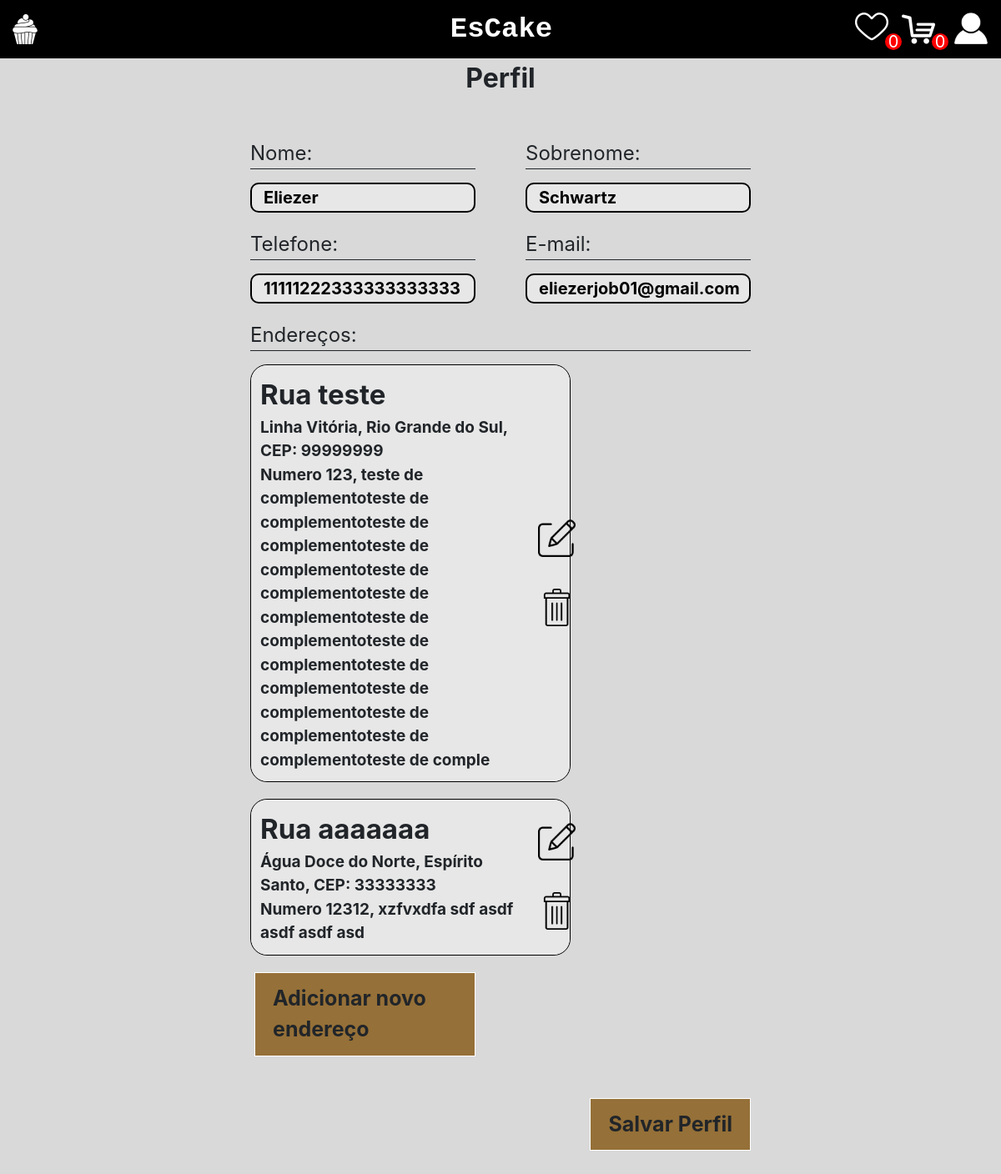
Screenshot of /perfil/ (signed in) with the database file from the repository.
### login/models.py (models this page shows)
class CustomUser(AbstractUser):
    sobrenome = models.CharField(max_length=255)
    telefone = models.CharField(max_length=20)

### perfil/models.py (models this page shows)
class Endereco(models.Model):
    ESTADOS_CHOICES = [
        ('12', 'Acre'),
        ('27', 'Alagoas'),
        ('16', 'Amapá'),
        ('13', 'Amazonas'),
        ('29', 'Bahia'),
        ('23', 'Ceará'),
        ('53', 'Distrito Federal'),
        ('32', 'Espírito Santo'),
        ('52', 'Goiás'),
        ('21', 'Maranhão'),
        ('51', 'Mato Grosso'),
        ('50', 'Mato Grosso do Sul'),
        ('31', 'Minas Gerais'),
        ('15', 'Pará'),
        ('25', 'Paraíba'),
        ('41', 'Paraná'),
        ('26', 'Pernambuco'),
        ('22', 'Piauí'),
        ('33', 'Rio de Janeiro'),
        ('24', 'Rio Grande do Norte'),
        ('43', 'Rio Grande do Sul'),
        ('11', 'Rondônia'),
        ('14', 'Roraima'),
        ('42', 'Santa Catarina'),
        ('35', 'São Paulo'),
        ('28', 'Sergipe'),
        ('17', 'Tocantins')
    ]
    rua = models.CharField(max_length=255)
    numero = models.IntegerField()
    cep = models.CharField(max_length=8)
    estado = models.CharField(max_length=2, choices=ESTADOS_CHOICES)
    cidade = models.CharField(max_length=255)
    complemento = models.CharField(max_length=255, blank=True)
    user = models.ForeignKey(CustomUser, on_delete=models.CASCADE, null=True)

### perfil/views.py (the view)
# urls.py: path('perfil/', include('perfil.urls')),
def perfil(request):
    user = CustomUser.objects.filter(email=request.user.email).first()
    if user:
        enderecos = user.endereco_set.all()
    return render(request, 'perfil.html', {'perfil': user, 'enderecos': enderecos})

### context_processors.py (called while the page is built)
def qtd_favorite(request):
    qtd_favorite=0
    if request.user.is_authenticated:
        favoritos = Favorito.objects.filter(ClienteCodigo=request.user)
        qtd_favorite = len(favoritos)
    return {'qtd_favorite': qtd_favorite}

def qtd_cart(request):
    qtd_cart = 0
    if request.user.is_authenticated:
        carrinho = Carrinho.objects.filter(ClienteCodigo=request.user, Ativo=True).first()
        if carrinho:
            qtd_cart = carrinho.itens.count()
    return {'qtd_cart': qtd_cart}

### perfil/templates/perfil.html (shortened to what this page needs)
{% extends 'base.html' %}
{% load static %}
{% block 'head' %}
<link rel="stylesheet" href="{% static 'home/css/home.css' %}">
<link rel="stylesheet" href="{% static 'perfil/css/perfil.css' %}">
{% endblock %}
{% block 'body' %}
<div class="centered-text">
    Perfil
</div>
<br>
<br>
<form method="POST" action="{% url 'salvarPerfil'  perfil.id  %}">
<div class="perfil-container">
    {% if perfil %}
        <div class="perfil-info">
            <div class="perfil-info-group">
                <div>
                    <p>Nome:</p>
                    <input type="text" name="nome" value="{{ perfil.username }}">
                </div>
                <div>
                    <p>Sobrenome:</p>
                    <input type="text" name="sobrenome" value="{{ perfil.sobrenome }}">
                </div>
            </div>
            <div class="perfil-info-group">
                <div>
                    <p>Telefone:</p>
                    <input type="tel" name="telefone" id="" maxlength="20" value="{{ perfil.telefone }}">
                </div>
                <div>
                    <p>E-mail:</p>
                    <input type="email" name="email" value="{{ perfil.email }}">
                </div>
            </div>
            <div class="perfil-enderecos">
                <div class="perfil-info-group">
                    <div id="enderecos">
                        <p>Endereços:</p>
                        {% for endereco in enderecos %}
                            <div class="div-endereco">
                                <div class="dados-endereco">
                                    <label class="rua">Rua {{endereco.rua}}</label>
                                    <label class="local">{{endereco.cidade}}, {{endereco.get_estado_display}}, CEP: {{endereco.cep}}</label>
                                    <label class="local">Numero {{endereco.numero}}, {{endereco.complemento}}</label>
                                </div>
                                <div class="acoes-endereco">
                                    <a href="{% url 'endereco' endereco.id %}">
                                        <img id="edita-endereco" class="acao-endereco" src="{% static 'perfil/img/edit_icon.png' %}">
                                    </a>
                                    <br/>
                                    <a href="{% url 'delete' endereco.id %}">
                                        <img id="deleta-endereco"  class="acao-endereco" src="{% static 'perfil/img/deleted.png' %}">
                                    </a>
                                </div>
                            </div>
                        {% endfor %}
                        <div id="btn-novo-endereco">
                            <a class="button-actions" href="{% url 'endereco' 0 %}" >
                                Adicionar novo endereço
                            </a>
                        </div>
                    </div>
                </div>
            </div>
            <div class="perfil-acoes">
                <input class="button-actions" type="submit" value="Salvar Perfil">
            </div>
        </div>
    {% else %}
    <br>
    <h1>Perfil não encontrado!</h1>
    {% endif %}
</div>
</form>
{% endblock %}

### templates/static/home/css/home.css (style rules this page uses)
a { text-decoration: none; color: inherit !important; }
.centered-text { display: flex; justify-content: center; font-size: 2em; font-weight: bold; }

### templates/static/perfil/css/perfil.css (style rules this page uses)
p { border-bottom: 1px solid; margin-bottom: 12px; }
.perfil-container { display: flex; justify-content: center; align-items: center; flex-direction: column; }
.perfil-container .perfil-info { width: 50%; }
.perfil-container .perfil-info p { font-size: 1.5em; }
.perfil-container .perfil-acoes { margin-top: 10px; margin-bottom: 30px; float: right; }
.perfil-container .perfil-info .perfil-info-group { display: flex; justify-content: space-between; }
.perfil-container .perfil-info .perfil-info-group div { width: 45%; margin-bottom: 20px; }
.perfil-info-group div input { width: 100%; border-radius: 10px; font-size: 20px; FONT-WEIGHT: BOLD; padding-left: 14px; background-color: #e7e7e7; border: 2px solid; }
div#enderecos { width: 100%; }
.button-actions { text-decoration: none !important; text-decoration: none; color: inherit !important; padding: 12px 21px 12px 21px; display: inline-block; margin-left: 5px; border: 1px solid white; background-color: #957038; font-size: 25px; font-weight: bold; }
label.rua { font-size: 33px; font-weight: bold; }
.dados-endereco { width: 90% !important; float: left; font-weight: bold; padding: 11px; background-color: #e7e7e7; margin: 0px !important; border-radius: 20px 0px 0px 20px; }
.acoes-endereco { width: 10% !important; float: left; background-color: #e7e7e7; margin: 0px !important; border-radius: 0px 20px 20px 0px; display: flex; flex-direction: column; justify-content: center; }
.acoes-endereco img { cursor: pointer; }
.acao-endereco { width: 45px; margin-bottom: 14px; }
#edita-endereco { margin-top: 12px; }
label.local { font-size: 19px; }
.div-endereco { width: 64% !important; display: flex; border: 1px solid black; border-radius: 20px 20px 20px 20px; }
.dados-endereco label { width: 100% !important; margin: 0px; }

### templates/static/base/css/base.css (style rules this page uses)
body { background-color: #d9d9d9 }

### rows the page displays
CustomUser: nome "Eliezer", sobrenome "Schwartz", telefone "11111222333333333333", email "eliezerjob01@gmail.com"
Endereco: rua "teste", cidade "Linha Vitória", estado "Rio Grande do Sul", cep "99999999", numero "123", complemento "teste de complementoteste de complementoteste de complementoteste de complementoteste de complementoteste de complementoteste de complementoteste de complementoteste de complementoteste de complementoteste de complementoteste de complementoteste de comple"
Endereco: rua "aaaaaaa", cidade "Água Doce do Norte", estado "Espírito Santo", cep "33333333", numero "12312", complemento "xzfvxdfa sdf asdf asdf asdf asd"

### other values shown
{{ qtd_favorite }} "0"
{{ qtd_cart }} "0"
